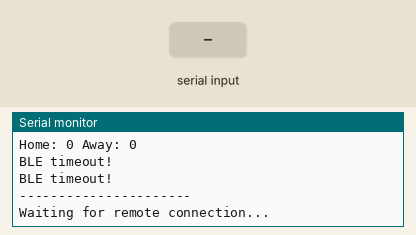
Simulated run of this sketch. Board: Arduino Uno, built with avr-gcc and run on an emulated ATmega328P. Shown: the last lines printed to the serial monitor. The test bench sets the inputs (shaded band).

Above: at 2.8 s.
2.9 s: "OK+CONN" received over the second serial link
At 4.4 s:
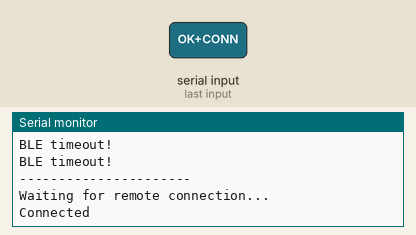
5.3 s: "OK+LOST" received over the second serial link
At 7.4 s:
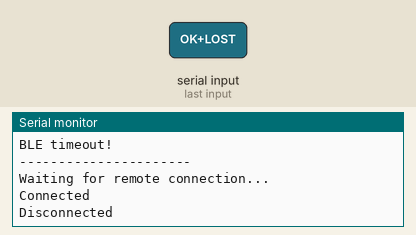
7.7 s: "5\n" received over the second serial link
At 9.6 s:
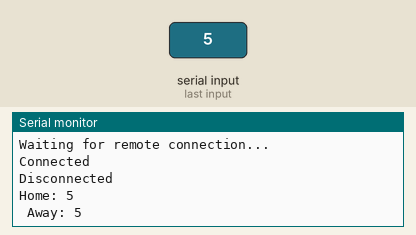
10.2 s: "1|90|45\n" received over the second serial link
At 12.4 s:
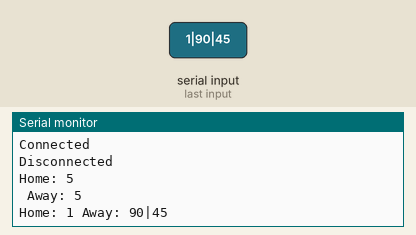

Measured:
- after the input at 2.9 s, the serial monitor: prints a new line after 1.0 s (image 1)
- after the input at 5.3 s, the serial monitor: prints a new line after 1.0 s (image 2)
- after the input at 7.7 s, the serial monitor: prints a new line after 1.0 s (image 3)
- after the input at 10.2 s, the serial monitor: prints a new line after 1.0 s (image 4)

The sketch:

BluetoothCustomTest.ino
```cpp
#include <SoftwareSerial.h>
#include <BTCustom.h>

BTCustom BT(10,11);

int homeScore = 0;
int awayScore = 0;

int timeout=800;
char buffer[100];
boolean connected = false;

void setup() {
  Serial.begin(9600);
  Serial.print("Home: 0");
  Serial.println(" Away: 0");

  BT.command(timeout, "AT" ,buffer);
  BT.command(timeout, "AT+NAME?" ,buffer);
  Serial.println(buffer);

  Serial.println("----------------------");
  Serial.println("Waiting for remote connection...");

}

void loop() {
  String current = BT.read();
  if (current.length() != 0) {
    if(current == "OK+CONN") {
      Serial.println("Connected");
      connected = true;
    } else if (current == "OK+LOST"){
      Serial.println("Disconnected");
      connected = false;
    } else {
      int index = current.indexOf("|");
      String homeString = current.substring(0, index);
      String awayString = current.substring(index + 1);
      homeScore = homeString.toInt();
      awayScore = awayString.toInt();
      Serial.print("Home: " + homeString);
      Serial.println(" Away: " + awayString);
    }
  }

}
```
